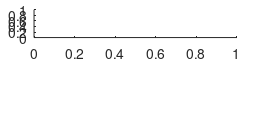

This figure's MATLAB source: (Note: this script raises an error after producing the figure.)
function example_contrast_adaptation
%Plot example figures for channels where noticeable sensory adaptation
%occurred for test-evoked response.

channels=[10 52 53];
sessions=[77 75 46];
% channel=53;
% session=46;
% channel=10;
% session=77;
% figSess=figure('Color',[1,1,1],'Units','Normalized','Position',[0.05, 0.1, 0.3, 0.3]); %
% set(figSess, 'PaperUnits', 'centimeters', 'PaperType', 'A4', 'PaperOrientation', 'landscape', 'PaperPosition', [0.63452 0.63452 6.65 3.305]);
sampleContrast=30;
animal='jack';
figSess=figure('Color',[1,1,1],'Units','Normalized','Position',[0.05, 0.1, 0.3, 0.8]); %
set(figSess, 'PaperUnits', 'centimeters', 'PaperType', 'A4', 'PaperOrientation', 'landscape', 'PaperPosition', [0.63452 0.63452 6.65 3.305]);
for chInd=1:length(channels)
    channel=channels(chInd);
    session=sessions(chInd);
    subplot(3,1,chInd);
    spikeDataName=[num2str(channel),'_',num2str(floor(session)),'_',num2str(sampleContrast)];
    spikeDataFolder=fullfile('F:','PL','spikeData',animal,spikeDataName);
    loadText=['load ',spikeDataFolder,'.mat matarray'];
    eval(loadText);
    
    numBins=100;
    binWidth=512/numBins;
    bins1=0:binWidth:512;
    sigma=3;
    mu=0;
    condCol(8:10,:)=[1 0 0;0.05 0.73 0.24;0 0 1];
    testContrast(8:10)=[31 32 33];
    lineCond=[{'-'} {':'}];
    totalTrials=size(matarray{8,2},1)+size(matarray{9,2},1)+size(matarray{10,2},1);
    histo=zeros(totalTrials,length(bins1));
    for cond=8:10%sample activity, combined across 3 conditions
        for n=1:size(matarray{cond,2},1)
            spikeTimes=matarray{cond,2}{n};%sample
            [N X]=histc(spikeTimes,bins1);%2nd input arg is bin edges
            if size(N,2)==1
                N=N';
            end
            histo(n,1:length(N))=histo(n,1:length(N))+N;
        end
    end
    histostd=std(histo*1000/binWidth,0,1)/totalTrials;
    % histostd=std(histo*1000/binWidth,0,1);
    histo=sum(histo,1)/totalTrials*1000/binWidth;
    fit_val=(-3*sigma):1:(3*sigma);
    y=ones(1,length(fit_val));
    y=(y*(1/(sigma*sqrt(2*pi))).*exp(-(((fit_val-mu).^2)/(2*sigma*sigma))));
    fitted_vector=filter2(y,histo);
    midBins=bins1(2:end)-512/(numBins*2);
    plot(midBins,fitted_vector(1:end-1),'k-','LineWidth',2);hold on%last bin contains number of spikes that equal to the final bin edge- can exclude it
    plot(midBins,fitted_vector(1:end-1)+histostd(1:end-1),'k--');hold on%last bin contains number of spikes that equal to the final bin edge- can exclude it
    plot(midBins,fitted_vector(1:end-1)-histostd(1:end-1),'k--');hold on%last bin contains number of spikes that equal to the final bin edge- can exclude it
    
    bins=512*2:binWidth:512*3;%test act, for each of 3 conditions
    for cond=8:10
        histo=zeros(size(matarray{cond,4},1),length(bins));
        for n=1:size(matarray{cond,4},1)
            spikeTimes=matarray{cond,4}{n};%sample
            [N X]=histc(spikeTimes,bins);%2nd input arg is bin edges
            if size(N,2)==1
                N=N';
            end
            histo(n,1:length(N))=histo(n,1:length(N))+N;
        end
        histostd=std(histo*1000/binWidth,0,1)/size(matarray{cond,4},1);
        %     histostd=std(histo*1000/binWidth,0,1);
        histo=sum(histo,1)/size(matarray{cond,4},1)*1000/binWidth;
        fit_val=(-3*sigma):1:(3*sigma);
        y=ones(1,length(fit_val));
        y=(y*(1/(sigma*sqrt(2*pi))).*exp(-(((fit_val-mu).^2)/(2*sigma*sigma))));
        fitted_vector=filter2(y,histo);
        midBins=bins1(2:end)-512/(numBins*2);
        plot(midBins,fitted_vector(1:end-1),'Color',condCol(cond,:),'LineWidth',2);hold on%last bin contains number of spikes that equal to the final bin edge- can exclude it
        hold on
        plot(midBins,fitted_vector(1:end-1)+histostd(1:end-1),'Color',condCol(cond,:),'LineStyle','--');hold on%last bin contains number of spikes that equal to the final bin edge- can exclude it
        plot(midBins,fitted_vector(1:end-1)-histostd(1:end-1),'Color',condCol(cond,:),'LineStyle','--');hold on%last bin contains number of spikes that equal to the final bin edge- can exclude it
        xlim([midBins(1) midBins(end)]);
        set(gca,'XTick',[midBins(1) midBins(end)],'XTickLabel',[0 512]);
        if chInd==3
            ptext=sprintf('- %d%% test',testContrast(cond));
            text('Position',[360 2.7*cond],'FontSize',14,'String',ptext,'Color',condCol(cond,:));
        end
    end
    if chInd==3
        ptext=sprintf('- 30%% sample',testContrast(cond));
        text('Position',[360 2.7*7],'FontSize',14,'String',ptext,'Color','k');
    end
end
